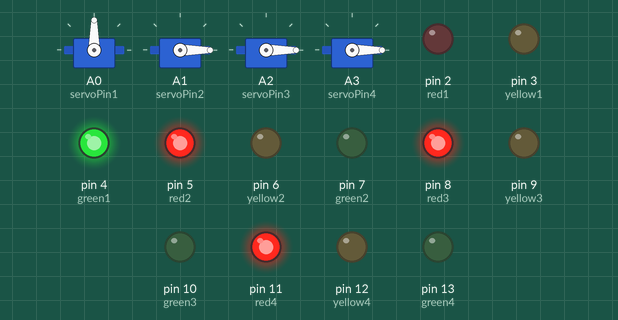
Simulated run of this sketch. Board: Arduino Uno, built with avr-gcc and run on an emulated ATmega328P. Shown: 4 × servo, output pins drawn as LEDs (lit = HIGH).

Above: at 0.1 s.
At 4.1 s:
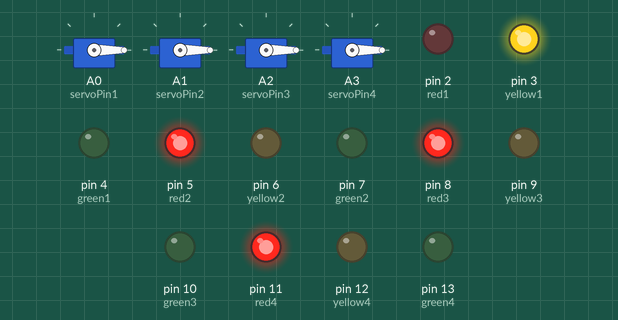
At 8.1 s:
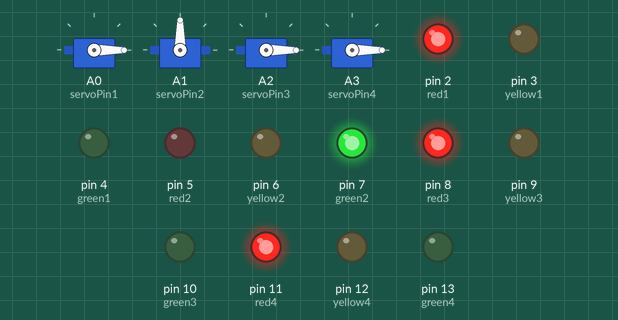
At 20.1 s:
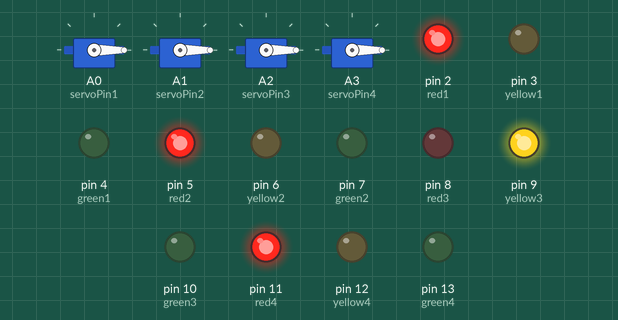
At 28.1 s:
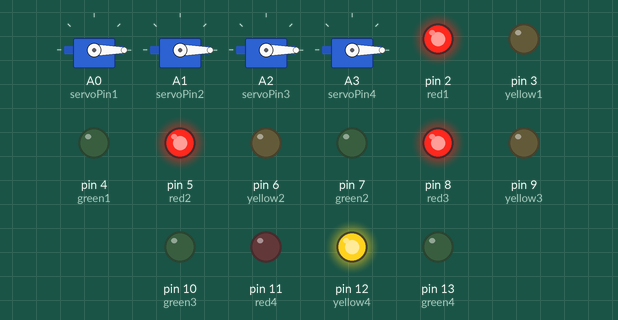
At 38.1 s:
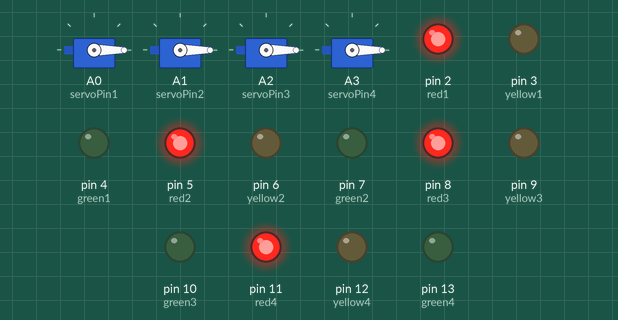
Timing chart, 0 to 39.6 s (numbered marks = the images above):
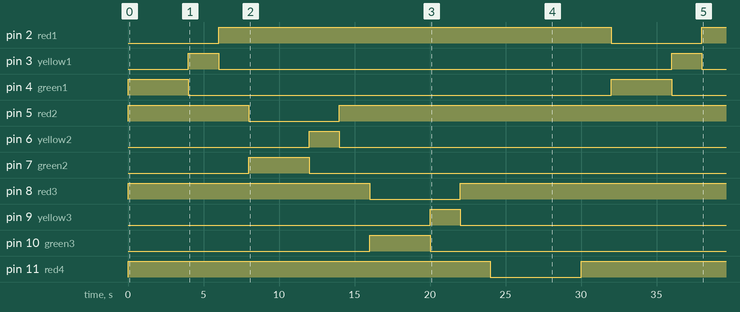

The sketch:

final.ino
```cpp
#include <Servo.h>

// Define pins for traffic light modules
const int red1 = 2, yellow1 = 3, green1 = 4;
const int red2 = 5, yellow2 = 6, green2 = 7;
const int red3 = 8, yellow3 = 9, green3 = 10;
const int red4 = 11, yellow4 = 12, green4 = 13;

// Define servo motor pins
const int servoPin1 = A0;
const int servoPin2 = A1;
const int servoPin3 = A2;
const int servoPin4 = A3;

// Create Servo objects
Servo gateServo1, gateServo2, gateServo3, gateServo4;

// Function to turn off all traffic lights
void turnOffAllLights() {
  digitalWrite(red1, HIGH); digitalWrite(yellow1, LOW); digitalWrite(green1, LOW);
  digitalWrite(red2, HIGH); digitalWrite(yellow2, LOW); digitalWrite(green2, LOW);
  digitalWrite(red3, HIGH); digitalWrite(yellow3, LOW); digitalWrite(green3, LOW);
  digitalWrite(red4, HIGH); digitalWrite(yellow4, LOW); digitalWrite(green4, LOW);
}

// Function to close all gates
void closeAllGates() {
  gateServo1.write(0);
  gateServo2.write(0);
  gateServo3.write(0);
  gateServo4.write(0);
}

// Function to activate a traffic signal and control the gate
void activateTrafficLight(int redPin, int yellowPin, int greenPin, Servo &servo) {
  turnOffAllLights();  // Ensure all other signals are red
  closeAllGates();     // Ensure all gates are closed

  // Turn on Green Light and Open Gate
  digitalWrite(redPin, LOW);
  digitalWrite(greenPin, HIGH);
  servo.write(90);  // Open gate
  delay(4000);      // Green light duration

  // Transition to Yellow Light and Close Gate
  digitalWrite(greenPin, LOW);
  digitalWrite(yellowPin, HIGH);
  servo.write(0);   // Close gate
  delay(2000);      // Yellow light duration

  // Turn on Red Light
  digitalWrite(yellowPin, LOW);
  digitalWrite(redPin, HIGH);
  delay(2000);      // Red light duration before switching to next signal
}

void setup() {
  // Set traffic light pins as OUTPUT
  pinMode(red1, OUTPUT); pinMode(yellow1, OUTPUT); pinMode(green1, OUTPUT);
  pinMode(red2, OUTPUT); pinMode(yellow2, OUTPUT); pinMode(green2, OUTPUT);
  pinMode(red3, OUTPUT); pinMode(yellow3, OUTPUT); pinMode(green3, OUTPUT);
  pinMode(red4, OUTPUT); pinMode(yellow4, OUTPUT); pinMode(green4, OUTPUT);

  // Attach servo motors to pins
  gateServo1.attach(servoPin1);
  gateServo2.attach(servoPin2);
  gateServo3.attach(servoPin3);
  gateServo4.attach(servoPin4);

  // Initialize all lights to red and all gates closed
  turnOffAllLights();
  closeAllGates();
}

void loop() {
  // Activate traffic signals one by one
  activateTrafficLight(red1, yellow1, green1, gateServo1);
  activateTrafficLight(red2, yellow2, green2, gateServo2);
  activateTrafficLight(red3, yellow3, green3, gateServo3);
  activateTrafficLight(red4, yellow4, green4, gateServo4);
}
```

Measured:
- by itself, pin 2 (red1): LOW → HIGH at 6.0 s, → LOW 26.0 s later, → HIGH 6.0 s later
- by itself, pin 3 (yellow1): alternates HIGH for 2.0 s and LOW for 30.0 s
- by itself, pin 4 (green1): alternates HIGH for 4.0 s and LOW for 28.0 s
- by itself, pin 5 (red2): HIGH → LOW at 8.0 s, → HIGH 6.0 s later
- by itself, pin 6 (yellow2): LOW → HIGH at 12.0 s, → LOW 2.0 s later
- by itself, pin 7 (green2): LOW → HIGH at 8.0 s, → LOW 4.0 s later
- by itself, pin 8 (red3): HIGH → LOW at 16.0 s, → HIGH 6.0 s later
- by itself, pin 9 (yellow3): LOW → HIGH at 20.0 s, → LOW 2.0 s later
